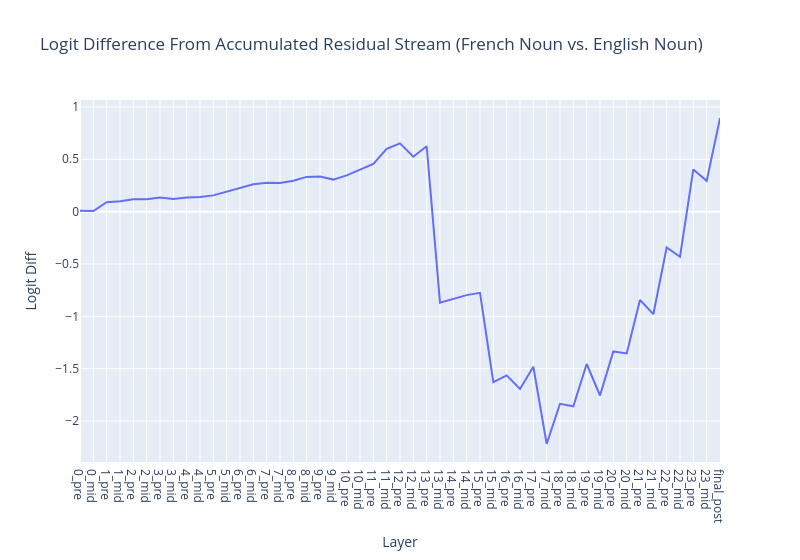

The notebook cell this image was saved under:
### Code cell
plot_logit_differences(
    logit_lens_logit_diffs_fre_eng,
    labels=labels,
    title="Logit Difference From Accumulated Residual Stream (French Noun vs. English Noun)"
)

### Figure 1 — Plotly figure (JSON) as saved in the notebook; plotly's stock layout.template omitted (floating-point values rounded to 4 significant figures)
{"data": [{"hovertemplate": "Layer=%{x}<br>Logit Diff=%{y}<extra></extra>", "legendgroup": "", "line": {"color": "#636efa", "dash": "solid"}, "marker": {"symbol": "circle"}, "mode": "lines", "name": "", "orientation": "v", "showlegend": false, "type": "scatter", "x": [0, 1, 2, 3, 4, 5, 6, 7, 8, 9, 10, 11, 12, 13, 14, 15, 16, 17, 18, 19, 20, 21, 22, 23, 24, 25, 26, 27, 28, 29, 30, 31, 32, 33, 34, 35, 36, 37, 38, 39, 40, 41, 42, 43, 44, 45, 46, 47, 48], "xaxis": "x", "y": [0.008127, 0.006201, 0.08957, 0.1003, 0.1183, 0.1173, 0.1339, 0.1197, 0.1346, 0.1406, 0.1554, 0.1887, 0.2238, 0.2609, 0.2756, 0.2745, 0.2956, 0.332, 0.3365, 0.3061, 0.3465, 0.4032, 0.4555, 0.5994, 0.6522, 0.5249, 0.6248, -0.8687, -0.8337, -0.7974, -0.7751, -1.628, -1.564, -1.693, -1.481, -2.218, -1.835, -1.859, -1.455, -1.756, -1.335, -1.354, -0.8439, -0.9795, -0.3422, -0.4319, 0.4031, 0.2938, 0.8934], "yaxis": "y"}], "layout": {"hovermode": "x unified", "legend": {"tracegroupgap": 0}, "title": {"text": "Logit Difference From Accumulated Residual Stream (French Noun vs. English Noun)"}, "width": 800, "xaxis": {"anchor": "y", "domain": [0, 1], "tickmode": "array", "ticktext": ["0_pre", "0_mid", "1_pre", "1_mid", "2_pre", "2_mid", "3_pre", "3_mid", "4_pre", "4_mid", "5_pre", "5_mid", "6_pre", "6_mid", "7_pre", "7_mid", "8_pre", "8_mid", "9_pre", "9_mid", "10_pre", "10_mid", "11_pre", "11_mid", "12_pre", "12_mid", "13_pre", "13_mid", "14_pre", "14_mid", "15_pre", "15_mid", "16_pre", "16_mid", "17_pre", "17_mid", "18_pre", "18_mid", "19_pre", "19_mid", "20_pre", "20_mid", "21_pre", "21_mid", "22_pre", "22_mid", "23_pre", "23_mid", "final_post"], "tickvals": [0, 1, 2, 3, 4, 5, 6, 7, 8, 9, 10, 11, 12, 13, 14, 15, 16, 17, 18, 19, 20, 21, 22, 23, 24, 25, 26, 27, 28, 29, 30, 31, 32, 33, 34, 35, 36, 37, 38, 39, 40, 41, 42, 43, 44, 45, 46, 47, 48], "title": {"text": "Layer"}}, "yaxis": {"anchor": "x", "domain": [0, 1], "title": {"text": "Logit Diff"}}}}
